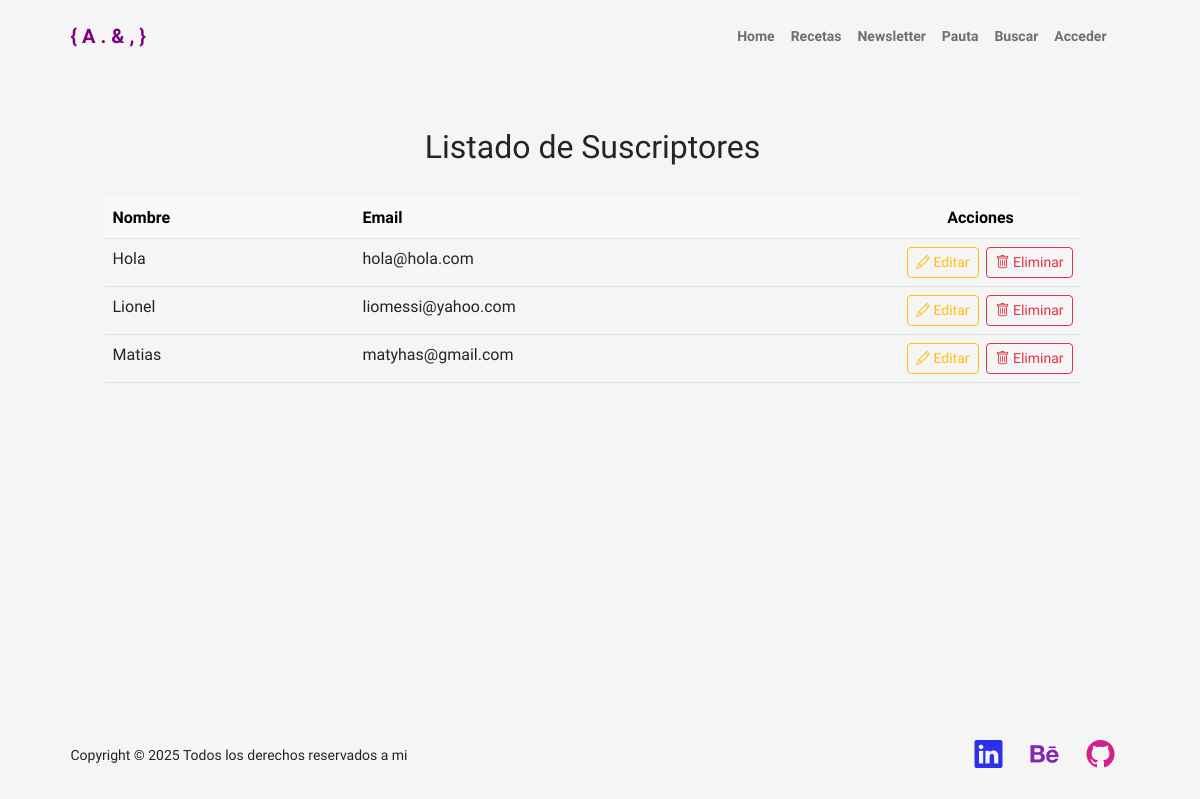
Screenshot of /tabla_edicion_suscriptores/ with the database file from the repository.
### portfolio/models.py (models this page shows, shortened)
class Suscriptor(models.Model):
    nombre = models.CharField(max_length=40)
    email = models.EmailField()

### portfolio/views.py (the view)
# urls.py: path('tabla_edicion_suscriptores/', views.tabla_edicion_suscriptores, name='tabla_edicion_suscriptores'),
def tabla_edicion_suscriptores(request):
    suscriptores = Suscriptor.objects.all().order_by('nombre')
    return render(request, 'portfolio/tabla_edicion_suscriptores.html', {'suscriptores': suscriptores})

### portfolio/templates/portfolio/tabla_edicion_suscriptores.html (shortened to what this page needs)
{% extends 'portfolio/padre.html' %}
{% load static %}
{% block contenido %}
<div class="container py-5" style="max-width: 1000px;">
    <h2 class="mb-4 py-2 text-center">Listado de Suscriptores</h2>
    <div class="table-responsive">
        <table class="table table-hover align-left">
            <thead class="table-light">
                <tr class="text-start">
                    <th style="width: 250px; max-width: 300px;">Nombre</th>
                    <th style="max-width: 250px;">Email</th>
                    <th style="width: 200px;" class="text-center">Acciones</th>
                </tr>
            </thead>
            <tbody>
                {% for suscriptor in suscriptores %}
                    <td style="max-width: 150px; overflow: hidden; text-overflow: ellipsis; white-space: nowrap;" class="text-start">
                        {{ suscriptor.nombre }}
                    </td>
                    <td style="max-width: 150px; overflow: hidden; text-overflow: ellipsis; white-space: nowrap;" class="text-start">
                        {{ suscriptor.email }}
                    </td>
                    <td class="text-end">
                        <a href="{% url 'editar_suscriptor' suscriptor.pk %}" class="btn btn-sm btn-outline-warning me-1" title="Editar">
                            <i class="bi bi-pencil"></i>
                            Editar
                        </a>
                    <form method="post" action="{% url 'eliminar_suscriptor' suscriptor.pk %}" style="display: inline;" onsubmit="return confirm('¿Estás seguro de que quieres eliminar este suscriptor?');">
                        <button type="submit" class="btn btn-sm btn-outline-danger" title="Eliminar" onclick="event.stopPropagation();">
                            <i class="bi bi-trash"></i>
                            Eliminar
                        </button>
                    </form>
                    </td>
                {% empty %}
                <tr>
                    <td colspan="4" class="text-center">No hay usuarios en la base de datos.</td>
                </tr>
                {% endfor %}
            </tbody>
        </table>
    </div>
</div>
{% endblock %}

### rows the page displays
Suscriptor: nombre "Hola", email "hola@hola.com"
Suscriptor: nombre "Lionel", email "liomessi@yahoo.com"
Suscriptor: nombre "Matias", email "matyhas@gmail.com"
